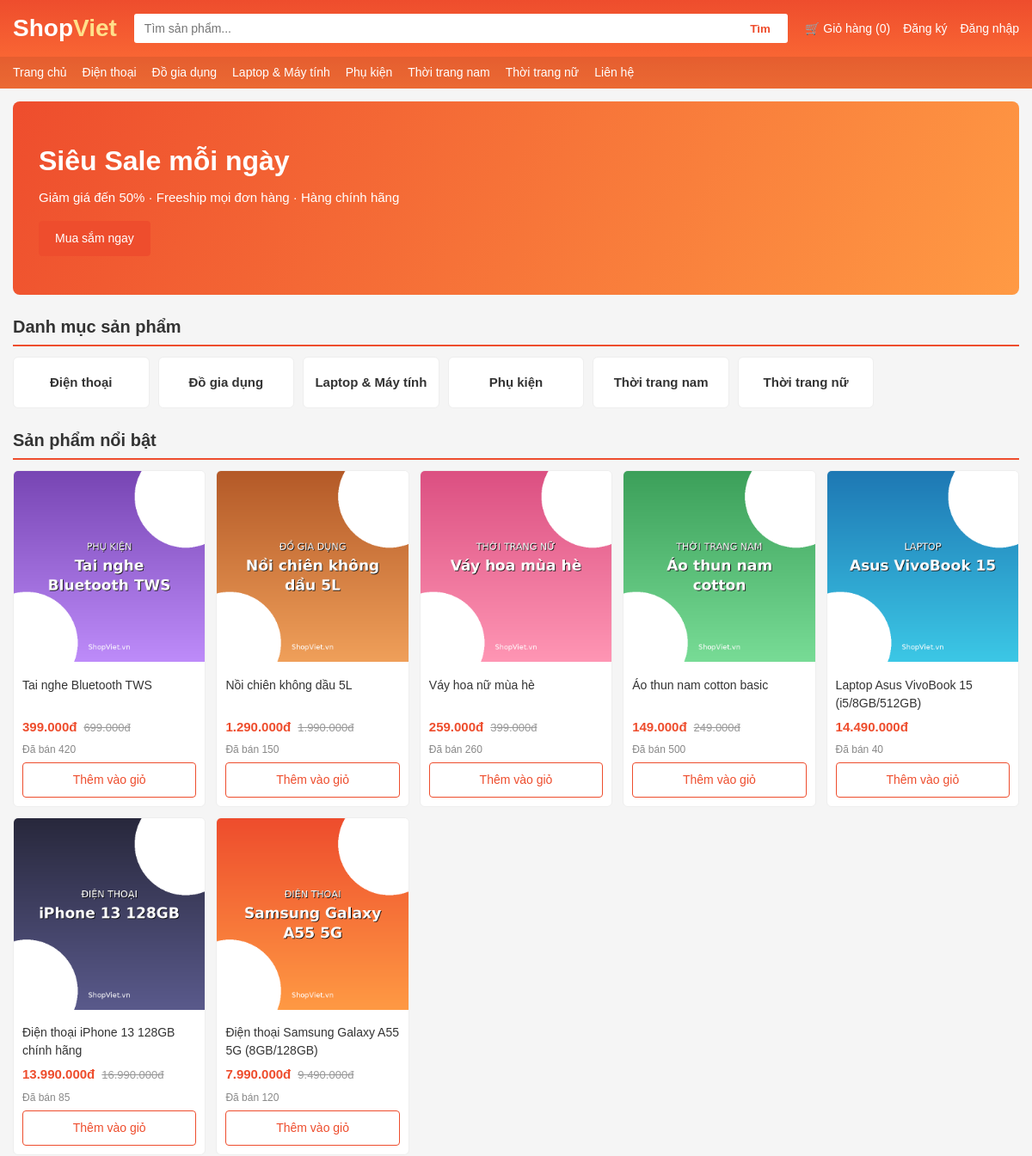
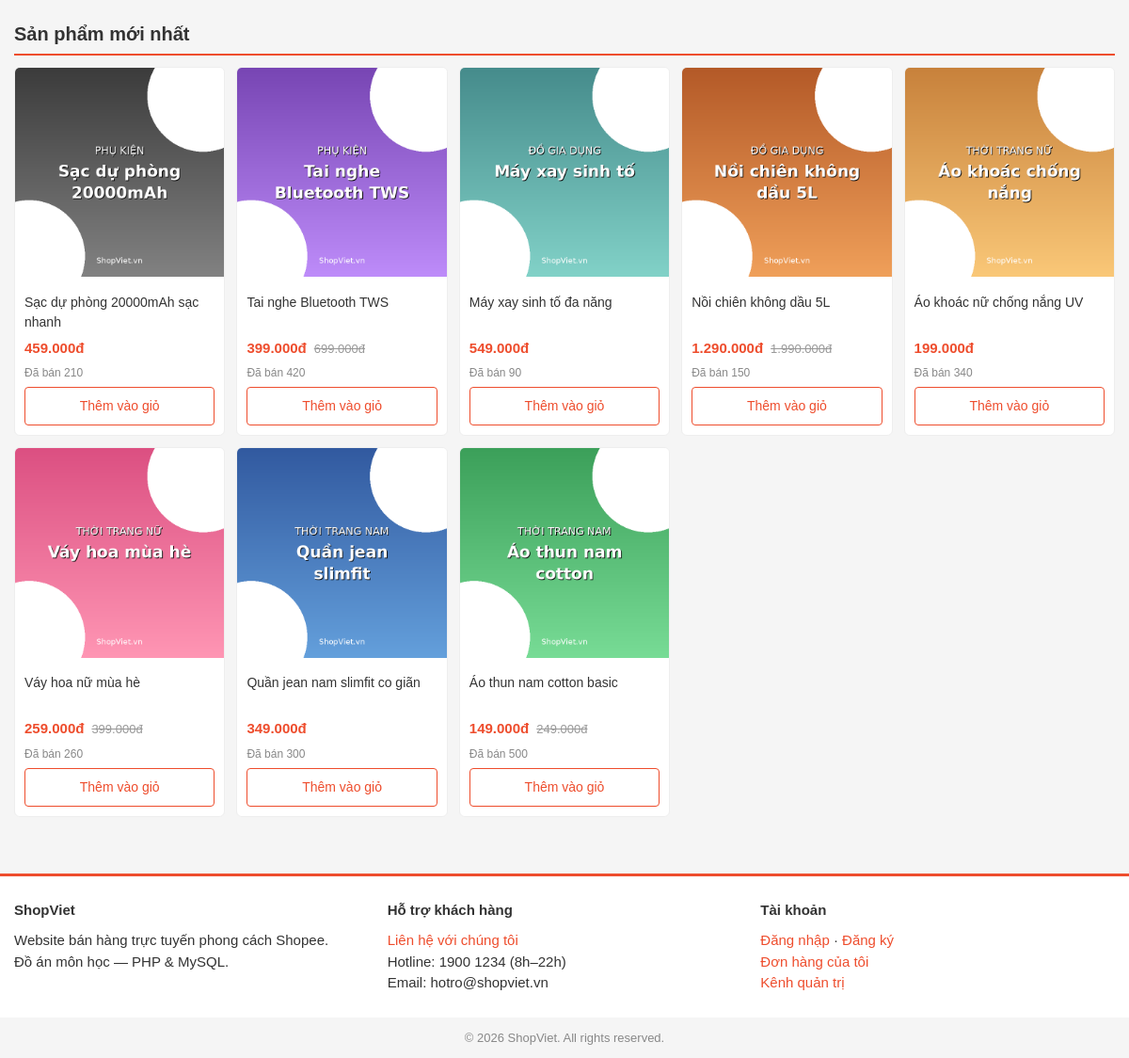
The page / on the database its author committed (2 pictures, top to bottom).
### tables this page shows
CREATE TABLE categories (
  id INT AUTO_INCREMENT PRIMARY KEY,
  name VARCHAR(100) NOT NULL,
  description TEXT NULL,
  created_at TIMESTAMP DEFAULT CURRENT_TIMESTAMP
);

CREATE TABLE products (
  id INT AUTO_INCREMENT PRIMARY KEY,
  category_id INT NULL,
  name VARCHAR(200) NOT NULL,
  description TEXT NULL,
  price DECIMAL(12,0) NOT NULL DEFAULT 0,
  old_price DECIMAL(12,0) NULL,
  image VARCHAR(255) NOT NULL DEFAULT 'assets/img/no-image.png',
  stock INT NOT NULL DEFAULT 0,
  sold INT NOT NULL DEFAULT 0,
  is_featured TINYINT(1) NOT NULL DEFAULT 0,
  created_at TIMESTAMP DEFAULT CURRENT_TIMESTAMP,
  FOREIGN KEY (category_id) REFERENCES categories(id) ON DELETE SET NULL
);

### config.php (called while the page is built, shortened)
<?php
function format_price($number) {
    return number_format((float)$number, 0, ',', '.') . 'đ';
}
function esc($str) {
    return htmlspecialchars((string)($str ?? ''), ENT_QUOTES, 'UTF-8');
}
function cart_count() {
    $count = 0;
    return $count;
}
function current_customer() {
    return $_SESSION['customer'] ?? null;
}
function db_all($conn, $sql, $types = '', $params = []) {
    $stmt = $conn->prepare($sql);
    $stmt->execute();
    $rows = $stmt->get_result()->fetch_all(MYSQLI_ASSOC);
    return $rows;
}

### includes/product_card.php (the view, shortened to what this page needs)
<div class="product-card">
  <a href="product.php?id=<?= (int)$p['id'] ?>">
    <img src="<?= esc($p['image']) ?>" alt="<?= esc($p['name']) ?>" loading="lazy">
  </a>
  <div class="product-info">
    <a class="product-name" href="product.php?id=<?= (int)$p['id'] ?>"><?= esc($p['name']) ?></a>
    <div class="product-price-row">
      <span class="price"><?= format_price($p['price']) ?></span>
      <?php if (!empty($p['old_price']) && $p['old_price'] > $p['price']): ?>
        <span class="old-price"><?= format_price($p['old_price']) ?></span>
      <?php endif; ?>
    </div>
    <div class="product-meta">Đã bán <?= (int)($p['sold'] ?? 0) ?></div>
    <a class="btn btn-add" href="cart.php?action=add&amp;id=<?= (int)$p['id'] ?>">Thêm vào giỏ</a>
  </div>
</div>

### includes/header.php (shortened to what this page needs)
<?php
$categories_nav = db_all($conn, 'SELECT id, name FROM categories ORDER BY name');
?>
<!DOCTYPE html>
<html lang="vi">
<head>
<link rel="stylesheet" href="assets/css/style.css">
</head>
<body>
<header class="topbar">
  <div class="container topbar-inner">
    <a href="index.php" class="logo">Shop<span>Viet</span></a>
    <form class="search" action="search.php" method="get">
      <input type="text" name="q" placeholder="Tìm sản phẩm..." value="<?= esc($_GET['q'] ?? '') ?>">
      <button type="submit">Tìm</button>
    </form>
    <nav class="topnav">
      <a href="cart.php" class="cart-link">&#128722; Giỏ hàng (<?= cart_count() ?>)</a>
      <?php if (current_customer()): ?>
        <a href="account.php">&#128100; <?= esc(current_customer()['name']) ?></a>
        <a href="logout.php">Đăng xuất</a>
      <?php else: ?>
        <a href="register.php">Đăng ký</a>
        <a href="login.php">Đăng nhập</a>
      <?php endif; ?>
    </nav>
  </div>
  <div class="catbar">
    <div class="container">
      <a href="index.php">Trang chủ</a>
      <?php foreach ($categories_nav as $c): ?>
        <a href="category.php?id=<?= (int)$c['id'] ?>"><?= esc($c['name']) ?></a>
      <?php endforeach; ?>
      <a href="contact.php">Liên hệ</a>
    </div>
  </div>
</header>
<main class="container">

### index.php (shortened to what this page needs)
<?php
require_once 'config.php';
$featured = db_all($conn, 'SELECT p.* FROM products p WHERE p.is_featured = 1 ORDER BY p.id DESC LIMIT 8');
$newest   = db_all($conn, 'SELECT p.* FROM products p ORDER BY p.id DESC LIMIT 8');
$categories = db_all($conn, 'SELECT * FROM categories ORDER BY name');
include 'includes/header.php';
?>
<div class="banner">
  <div>
    <h2>Siêu Sale mỗi ngày</h2>
    <p>Giảm giá đến 50% &middot; Freeship mọi đơn hàng &middot; Hàng chính hãng</p>
    <a class="btn btn-primary" href="category.php?id=1">Mua sắm ngay</a>
  </div>
</div>
<h3 class="section-title">Danh mục sản phẩm</h3>
<div class="cat-grid">
  <?php foreach ($categories as $c): ?>
    <a class="cat-item" href="category.php?id=<?= (int)$c['id'] ?>">
      <?= esc($c['name']) ?>
    </a>
  <?php endforeach; ?>
</div>
<h3 class="section-title">Sản phẩm nổi bật</h3>
<div class="product-grid">
  <?php foreach ($featured as $p): ?>
    <?php include 'includes/product_card.php'; ?>
  <?php endforeach; ?>
</div>
<h3 class="section-title">Sản phẩm mới nhất</h3>
<div class="product-grid">
  <?php foreach ($newest as $p): ?>
    <?php include 'includes/product_card.php'; ?>
  <?php endforeach; ?>
</div>
<?php include 'includes/footer.php'; ?>

### includes/footer.php (shortened to what this page needs)
</main>
<footer class="footer">
  <div class="container footer-grid">
    <div>
      <h4>ShopViet</h4>
      <p>Website bán hàng trực tuyến phong cách Shopee.<br>Đồ án môn học — PHP &amp; MySQL.</p>
    </div>
    <div>
      <h4>Hỗ trợ khách hàng</h4>
      <p><a href="contact.php">Liên hệ với chúng tôi</a></p>
      <p>Hotline: 1900 1234 (8h–22h)</p>
      <p>Email: hotro@shopviet.vn</p>
    </div>
    <div>
      <h4>Tài khoản</h4>
      <p><a href="login.php">Đăng nhập</a> &middot; <a href="register.php">Đăng ký</a></p>
      <p><a href="account.php">Đơn hàng của tôi</a></p>
      <p><a href="admin/">Kênh quản trị</a></p>
    </div>
  </div>
  <div class="copyright">&copy; 2026 ShopViet. All rights reserved.</div>
</footer>
</body>
</html>

### assets/css/style.css (style rules this page uses)
* { box-sizing: border-box; margin: 0; padding: 0; }
body { font-family: Arial, Helvetica, sans-serif; background: #f5f5f5; color: #333; font-size: 15px; line-height: 1.5; }
a { color: #ee4d2d; text-decoration: none; }
img { max-width: 100%; }
.container { max-width: 1200px; margin: 0 auto; padding: 0 15px; }
.topbar { background: linear-gradient(#ee4d2d, #ff7337); color: #fff; }
.topbar-inner { display: flex; align-items: center; gap: 20px; padding: 12px 15px; flex-wrap: wrap; }
.logo { font-size: 28px; font-weight: bold; color: #fff; }
.logo span { color: #ffe08a; }
.search { flex: 1; display: flex; min-width: 200px; }
.search input { flex: 1; padding: 9px 12px; border: none; border-radius: 3px 0 0 3px; font-size: 14px; }
.search button { padding: 9px 20px; border: none; background: #fff; color: #ee4d2d; font-weight: bold; border-radius: 0 3px 3px 0; cursor: pointer; }
.topnav { display: flex; gap: 15px; align-items: center; }
.topnav a { color: #fff; font-size: 14px; }
.catbar { background: rgba(0,0,0,.08); }
.catbar .container { display: flex; gap: 18px; padding: 8px 15px; flex-wrap: wrap; }
.catbar a { color: #fff; font-size: 14px; }
main.container { padding-top: 15px; padding-bottom: 30px; min-height: 60vh; }
.banner { background: linear-gradient(120deg, #ee4d2d, #ff9a44); color: #fff; border-radius: 8px; padding: 45px 30px; margin-bottom: 20px; }
.banner h2 { font-size: 32px; margin-bottom: 8px; }
.banner p { margin-bottom: 15px; }
.section-title { font-size: 20px; margin: 22px 0 12px; padding-bottom: 6px; border-bottom: 2px solid #ee4d2d; }
.cat-grid { display: grid; grid-template-columns: repeat(auto-fill, minmax(150px, 1fr)); gap: 10px; }
.cat-item { background: #fff; border: 1px solid #eee; border-radius: 6px; padding: 18px 10px; text-align: center; color: #333; font-weight: bold; }
.product-grid { display: grid; grid-template-columns: repeat(auto-fill, minmax(200px, 1fr)); gap: 12px; }
.product-card { background: #fff; border: 1px solid #eee; border-radius: 6px; overflow: hidden; display: flex; flex-direction: column; transition: box-shadow .2s; }
.product-card img { width: 100%; aspect-ratio: 1; object-fit: cover; }
.product-info { padding: 10px; display: flex; flex-direction: column; gap: 6px; flex: 1; }
.product-name { color: #333; font-size: 14px; display: -webkit-box; -webkit-line-clamp: 2; -webkit-box-orient: vertical; overflow: hidden; min-height: 42px; }
.product-price-row { display: flex; gap: 8px; align-items: baseline; }
.price { color: #ee4d2d; font-weight: bold; }
.old-price { color: #999; text-decoration: line-through; font-size: 13px; }
.product-meta { color: #888; font-size: 12px; }
.btn { display: inline-block; padding: 9px 18px; border: 1px solid #ddd; background: #fff; color: #333; border-radius: 4px; cursor: pointer; font-size: 14px; }
.btn-primary { background: #ee4d2d; border-color: #ee4d2d; color: #fff; }
.btn-add { text-align: center; border-color: #ee4d2d; color: #ee4d2d; margin-top: auto; }
.footer { background: #fff; border-top: 3px solid #ee4d2d; margin-top: 30px; }
.footer-grid { display: grid; grid-template-columns: repeat(3, 1fr); gap: 20px; padding: 25px 15px; }
.footer h4 { margin-bottom: 10px; }
.copyright { text-align: center; padding: 12px; background: #f5f5f5; font-size: 13px; color: #888; }

### rows shown on the page
categories: name "Điện thoại"
categories: name "Đồ gia dụng"
categories: name "Laptop & Máy tính"
categories: name "Phụ kiện"
categories: name "Thời trang nam"
categories: name "Thời trang nữ"
products: image (picture), name "Tai nghe Bluetooth TWS", price "399.000đ", old_price "699.000đ", sold "420"
products: image (picture), name "Nồi chiên không dầu 5L", price "1.290.000đ", old_price "1.990.000đ", sold "150"
products: image (picture), name "Váy hoa nữ mùa hè", price "259.000đ", old_price "399.000đ", sold "260"
products: image (picture), name "Áo thun nam cotton basic", price "149.000đ", old_price "249.000đ", sold "500"
products: image (picture), name "Laptop Asus VivoBook 15 (i5/8GB/512GB)", price "14.490.000đ", sold "40"
products: image (picture), name "Điện thoại iPhone 13 128GB chính hãng", price "13.990.000đ", old_price "16.990.000đ", sold "85"
products: image (picture), name "Điện thoại Samsung Galaxy A55 5G (8GB/128GB)", price "7.990.000đ", old_price "9.490.000đ", sold "120"
products: image (picture), name "Sạc dự phòng 20000mAh sạc nhanh", price "459.000đ", sold "210"
products: image (picture), name "Máy xay sinh tố đa năng", price "549.000đ", sold "90"
products: image (picture), name "Áo khoác nữ chống nắng UV", price "199.000đ", sold "340"
products: image (picture), name "Quần jean nam slimfit co giãn", price "349.000đ", sold "300"

### other values the page prints
cart_count() "0"
